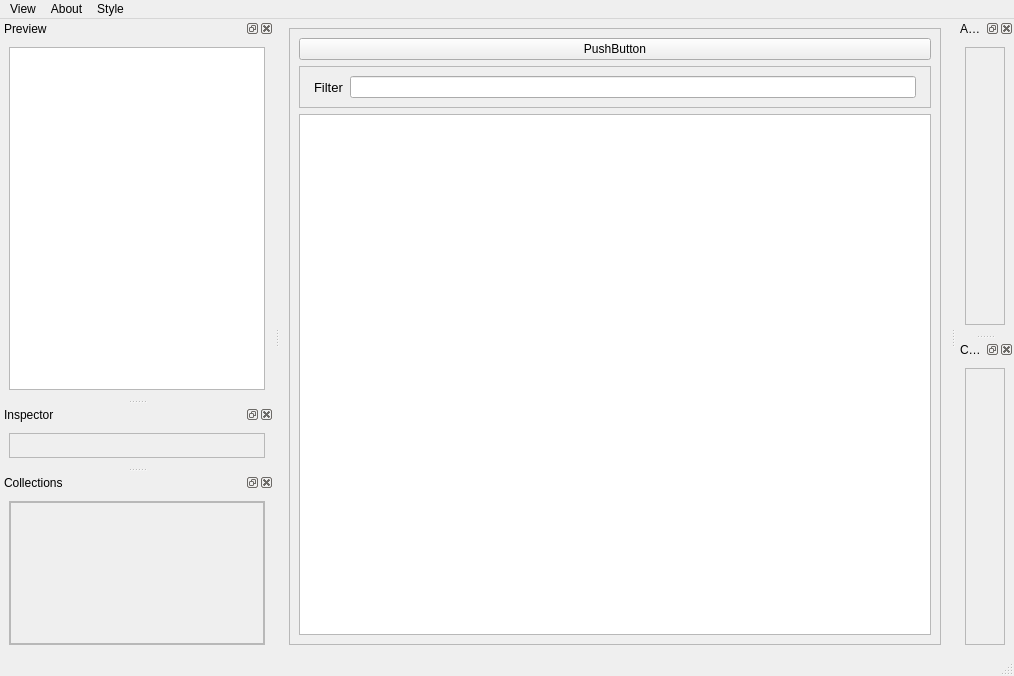
<?xml version="1.0" encoding="UTF-8"?>
<ui version="4.0">
 <class>MainWindow</class>
 <widget class="QMainWindow" name="MainWindow">
  <property name="geometry">
   <rect>
    <x>0</x>
    <y>0</y>
    <width>1014</width>
    <height>676</height>
   </rect>
  </property>
  <property name="windowTitle">
   <string>MainWindow</string>
  </property>
  <widget class="QWidget" name="centralwidget">
   <layout class="QGridLayout" name="gridLayout">
    <item row="0" column="0">
     <widget class="QFrame" name="main_frame">
      <property name="sizePolicy">
       <sizepolicy hsizetype="Preferred" vsizetype="Preferred">
        <horstretch>0</horstretch>
        <verstretch>0</verstretch>
       </sizepolicy>
      </property>
      <property name="frameShape">
       <enum>QFrame::StyledPanel</enum>
      </property>
      <property name="frameShadow">
       <enum>QFrame::Raised</enum>
      </property>
      <layout class="QVBoxLayout" name="verticalLayout">
       <item>
        <widget class="QPushButton" name="pushButton">
         <property name="text">
          <string>PushButton</string>
         </property>
        </widget>
       </item>
       <item>
        <widget class="QFrame" name="frame">
         <property name="minimumSize">
          <size>
           <width>0</width>
           <height>0</height>
          </size>
         </property>
         <property name="maximumSize">
          <size>
           <width>16777215</width>
           <height>50</height>
          </size>
         </property>
         <property name="frameShape">
          <enum>QFrame::StyledPanel</enum>
         </property>
         <property name="frameShadow">
          <enum>QFrame::Raised</enum>
         </property>
         <layout class="QVBoxLayout" name="verticalLayout_3">
          <item>
           <layout class="QFormLayout" name="formLayout">
            <property name="leftMargin">
             <number>5</number>
            </property>
            <property name="rightMargin">
             <number>5</number>
            </property>
            <item row="0" column="0">
             <widget class="QLabel" name="label">
              <property name="font">
               <font>
                <pointsize>10</pointsize>
               </font>
              </property>
              <property name="text">
               <string>Filter</string>
              </property>
             </widget>
            </item>
            <item row="0" column="1">
             <widget class="QLineEdit" name="lineEdit">
              <property name="text">
               <string/>
              </property>
              <property name="placeholderText">
               <string/>
              </property>
             </widget>
            </item>
           </layout>
          </item>
         </layout>
        </widget>
       </item>
       <item>
        <widget class="QTableView" name="tableView">
         <property name="sortingEnabled">
          <bool>true</bool>
         </property>
        </widget>
       </item>
      </layout>
     </widget>
    </item>
   </layout>
  </widget>
  <widget class="QMenuBar" name="menubar">
   <property name="geometry">
    <rect>
     <x>0</x>
     <y>0</y>
     <width>1014</width>
     <height>21</height>
    </rect>
   </property>
   <widget class="QMenu" name="menuAbout">
    <property name="title">
     <string>About</string>
    </property>
   </widget>
   <widget class="QMenu" name="menuView">
    <property name="title">
     <string>View</string>
    </property>
   </widget>
   <widget class="QMenu" name="menuStyle">
    <property name="title">
     <string>Style</string>
    </property>
    <addaction name="actionLight"/>
    <addaction name="actionDark"/>
   </widget>
   <addaction name="menuView"/>
   <addaction name="menuAbout"/>
   <addaction name="menuStyle"/>
  </widget>
  <widget class="QStatusBar" name="statusbar"/>
  <widget class="QDockWidget" name="previewDockWidget">
   <property name="windowTitle">
    <string>Preview</string>
   </property>
   <attribute name="dockWidgetArea">
    <number>1</number>
   </attribute>
   <widget class="QWidget" name="dockWidgetContents_9">
    <layout class="QVBoxLayout" name="verticalLayout_2">
     <item>
      <widget class="QGraphicsView" name="graphicsView"/>
     </item>
    </layout>
   </widget>
  </widget>
  <widget class="QDockWidget" name="inspectorDockWidget">
   <property name="windowTitle">
    <string>Inspector</string>
   </property>
   <attribute name="dockWidgetArea">
    <number>1</number>
   </attribute>
   <widget class="QWidget" name="dockWidgetContents_10">
    <layout class="QVBoxLayout" name="verticalLayout_4">
     <item>
      <widget class="QFrame" name="frame_2">
       <property name="frameShape">
        <enum>QFrame::StyledPanel</enum>
       </property>
       <property name="frameShadow">
        <enum>QFrame::Raised</enum>
       </property>
      </widget>
     </item>
    </layout>
   </widget>
  </widget>
  <widget class="QDockWidget" name="actionsDockWidget">
   <property name="floating">
    <bool>false</bool>
   </property>
   <property name="allowedAreas">
    <set>Qt::AllDockWidgetAreas</set>
   </property>
   <property name="windowTitle">
    <string>Actions</string>
   </property>
   <attribute name="dockWidgetArea">
    <number>2</number>
   </attribute>
   <widget class="QWidget" name="dockWidgetContents_12">
    <layout class="QVBoxLayout" name="verticalLayout_5">
     <item>
      <widget class="QFrame" name="frame_3">
       <property name="frameShape">
        <enum>QFrame::StyledPanel</enum>
       </property>
       <property name="frameShadow">
        <enum>QFrame::Raised</enum>
       </property>
      </widget>
     </item>
    </layout>
   </widget>
  </widget>
  <widget class="QDockWidget" name="commentsDockWidget">
   <property name="windowTitle">
    <string>Comments</string>
   </property>
   <attribute name="dockWidgetArea">
    <number>2</number>
   </attribute>
   <widget class="QWidget" name="dockWidgetContents_13">
    <layout class="QVBoxLayout" name="verticalLayout_6">
     <item>
      <widget class="QFrame" name="frame_4">
       <property name="frameShape">
        <enum>QFrame::StyledPanel</enum>
       </property>
       <property name="frameShadow">
        <enum>QFrame::Raised</enum>
       </property>
      </widget>
     </item>
    </layout>
   </widget>
  </widget>
  <widget class="QDockWidget" name="collectionsDockWidget">
   <property name="windowTitle">
    <string>Collections</string>
   </property>
   <attribute name="dockWidgetArea">
    <number>1</number>
   </attribute>
   <widget class="QWidget" name="dockWidgetContents">
    <layout class="QVBoxLayout" name="verticalLayout_7">
     <item>
      <widget class="QFrame" name="frame_5">
       <property name="frameShape">
        <enum>QFrame::StyledPanel</enum>
       </property>
       <property name="frameShadow">
        <enum>QFrame::Raised</enum>
       </property>
       <layout class="QVBoxLayout" name="verticalLayout_8">
        <property name="leftMargin">
         <number>0</number>
        </property>
        <property name="topMargin">
         <number>0</number>
        </property>
        <property name="rightMargin">
         <number>0</number>
        </property>
        <property name="bottomMargin">
         <number>0</number>
        </property>
        <item>
         <widget class="QScrollArea" name="scrollArea">
          <property name="widgetResizable">
           <bool>true</bool>
          </property>
          <property name="alignment">
           <set>Qt::AlignLeading|Qt::AlignLeft|Qt::AlignTop</set>
          </property>
          <widget class="QWidget" name="scrollAreaWidgetContents">
           <property name="geometry">
            <rect>
             <x>0</x>
             <y>0</y>
             <width>252</width>
             <height>135</height>
            </rect>
           </property>
           <layout class="QVBoxLayout" name="verticalLayout_10">
            <item>
             <layout class="QVBoxLayout" name="collectionsVLayout"/>
            </item>
           </layout>
          </widget>
         </widget>
        </item>
       </layout>
      </widget>
     </item>
    </layout>
   </widget>
  </widget>
  <action name="actionViewPreview">
   <property name="checkable">
    <bool>true</bool>
   </property>
   <property name="checked">
    <bool>true</bool>
   </property>
   <property name="text">
    <string>Preview</string>
   </property>
  </action>
  <action name="actionViewInspector">
   <property name="checkable">
    <bool>true</bool>
   </property>
   <property name="checked">
    <bool>true</bool>
   </property>
   <property name="text">
    <string>Inspector</string>
   </property>
  </action>
  <action name="actionViewActions">
   <property name="checkable">
    <bool>true</bool>
   </property>
   <property name="checked">
    <bool>true</bool>
   </property>
   <property name="text">
    <string>Actions</string>
   </property>
  </action>
  <action name="actionViewComments">
   <property name="checkable">
    <bool>true</bool>
   </property>
   <property name="checked">
    <bool>true</bool>
   </property>
   <property name="text">
    <string>Comments</string>
   </property>
  </action>
  <action name="actionLight">
   <property name="checkable">
    <bool>true</bool>
   </property>
   <property name="text">
    <string>Light</string>
   </property>
  </action>
  <action name="actionDark">
   <property name="checkable">
    <bool>true</bool>
   </property>
   <property name="text">
    <string>Dark</string>
   </property>
  </action>
 </widget>
 <tabstops>
  <tabstop>lineEdit</tabstop>
  <tabstop>tableView</tabstop>
  <tabstop>graphicsView</tabstop>
  <tabstop>scrollArea</tabstop>
 </tabstops>
 <resources/>
 <connections/>
</ui>
